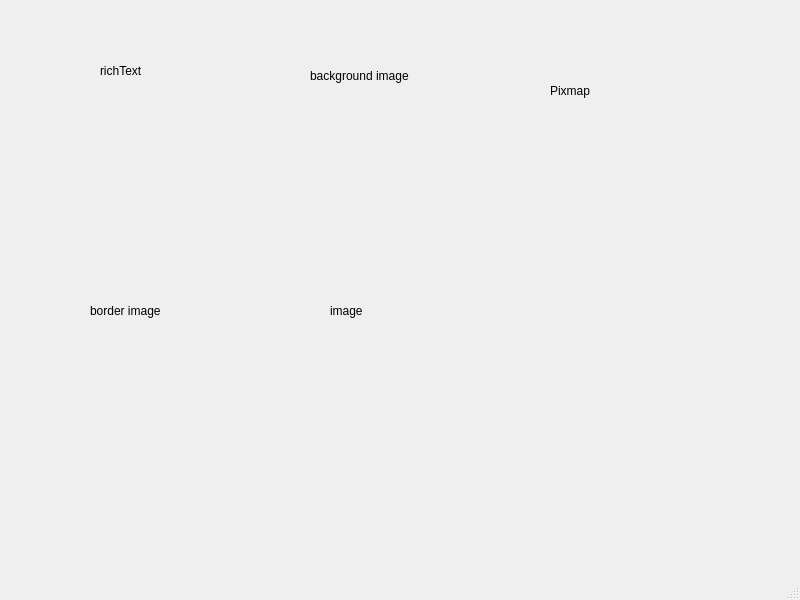
<?xml version="1.0" encoding="UTF-8"?>
<ui version="4.0">
 <class>MainWindow</class>
 <widget class="QMainWindow" name="MainWindow">
  <property name="geometry">
   <rect>
    <x>0</x>
    <y>0</y>
    <width>800</width>
    <height>600</height>
   </rect>
  </property>
  <property name="windowTitle">
   <string>MainWindow</string>
  </property>
  <widget class="QWidget" name="centralwidget">
   <widget class="QLabel" name="label">
    <property name="geometry">
     <rect>
      <x>50</x>
      <y>120</y>
      <width>181</width>
      <height>141</height>
     </rect>
    </property>
    <property name="text">
     <string>&lt;html&gt;&lt;head/&gt;&lt;body&gt;&lt;p&gt;&lt;img src=&quot;:/meme/Imagen/como.jpg&quot;/&gt;&lt;/p&gt;&lt;/body&gt;&lt;/html&gt;</string>
    </property>
   </widget>
   <widget class="QLabel" name="label_2">
    <property name="geometry">
     <rect>
      <x>100</x>
      <y>50</y>
      <width>101</width>
      <height>41</height>
     </rect>
    </property>
    <property name="text">
     <string>richText</string>
    </property>
   </widget>
   <widget class="QLabel" name="label_3">
    <property name="geometry">
     <rect>
      <x>270</x>
      <y>110</y>
      <width>181</width>
      <height>141</height>
     </rect>
    </property>
    <property name="text">
     <string>&lt;html&gt;&lt;head/&gt;&lt;body&gt;&lt;p&gt;&lt;br/&gt;&lt;/p&gt;&lt;/body&gt;&lt;/html&gt;</string>
    </property>
   </widget>
   <widget class="QLabel" name="label_5">
    <property name="geometry">
     <rect>
      <x>280</x>
      <y>120</y>
      <width>181</width>
      <height>141</height>
     </rect>
    </property>
    <property name="styleSheet">
     <string notr="true">background-image: url(:/meme/Imagen/como.jpg);</string>
    </property>
    <property name="text">
     <string>&lt;html&gt;&lt;head/&gt;&lt;body&gt;&lt;p&gt;&lt;br/&gt;&lt;/p&gt;&lt;/body&gt;&lt;/html&gt;</string>
    </property>
   </widget>
   <widget class="QLabel" name="label_4">
    <property name="geometry">
     <rect>
      <x>310</x>
      <y>60</y>
      <width>141</width>
      <height>31</height>
     </rect>
    </property>
    <property name="text">
     <string>background image</string>
    </property>
   </widget>
   <widget class="QLabel" name="label_6">
    <property name="geometry">
     <rect>
      <x>50</x>
      <y>330</y>
      <width>181</width>
      <height>141</height>
     </rect>
    </property>
    <property name="styleSheet">
     <string notr="true">border-image: url(:/meme/Imagen/como.jpg);</string>
    </property>
    <property name="text">
     <string>&lt;html&gt;&lt;head/&gt;&lt;body&gt;&lt;p&gt;&lt;br/&gt;&lt;/p&gt;&lt;/body&gt;&lt;/html&gt;</string>
    </property>
   </widget>
   <widget class="QLabel" name="label_7">
    <property name="geometry">
     <rect>
      <x>90</x>
      <y>300</y>
      <width>111</width>
      <height>21</height>
     </rect>
    </property>
    <property name="text">
     <string>border image</string>
    </property>
   </widget>
   <widget class="QLabel" name="label_8">
    <property name="geometry">
     <rect>
      <x>290</x>
      <y>330</y>
      <width>181</width>
      <height>141</height>
     </rect>
    </property>
    <property name="styleSheet">
     <string notr="true">image: url(:/meme/Imagen/como.jpg);</string>
    </property>
    <property name="text">
     <string>&lt;html&gt;&lt;head/&gt;&lt;body&gt;&lt;p&gt;&lt;br/&gt;&lt;/p&gt;&lt;/body&gt;&lt;/html&gt;</string>
    </property>
   </widget>
   <widget class="QLabel" name="label_9">
    <property name="geometry">
     <rect>
      <x>330</x>
      <y>300</y>
      <width>111</width>
      <height>21</height>
     </rect>
    </property>
    <property name="text">
     <string>image</string>
    </property>
   </widget>
   <widget class="QLabel" name="label_10">
    <property name="geometry">
     <rect>
      <x>510</x>
      <y>110</y>
      <width>181</width>
      <height>141</height>
     </rect>
    </property>
    <property name="styleSheet">
     <string notr="true"/>
    </property>
    <property name="text">
     <string/>
    </property>
    <property name="pixmap">
     <pixmap resource="../Recursos.qrc">:/meme/Imagen/como.jpg</pixmap>
    </property>
    <property name="scaledContents">
     <bool>true</bool>
    </property>
   </widget>
   <widget class="QLabel" name="label_11">
    <property name="geometry">
     <rect>
      <x>550</x>
      <y>80</y>
      <width>111</width>
      <height>21</height>
     </rect>
    </property>
    <property name="text">
     <string>Pixmap</string>
    </property>
   </widget>
  </widget>
  <widget class="QMenuBar" name="menubar">
   <property name="geometry">
    <rect>
     <x>0</x>
     <y>0</y>
     <width>800</width>
     <height>26</height>
    </rect>
   </property>
  </widget>
  <widget class="QStatusBar" name="statusbar"/>
 </widget>
 <resources>
  <include location="../Recursos.qrc"/>
 </resources>
 <connections/>
</ui>
